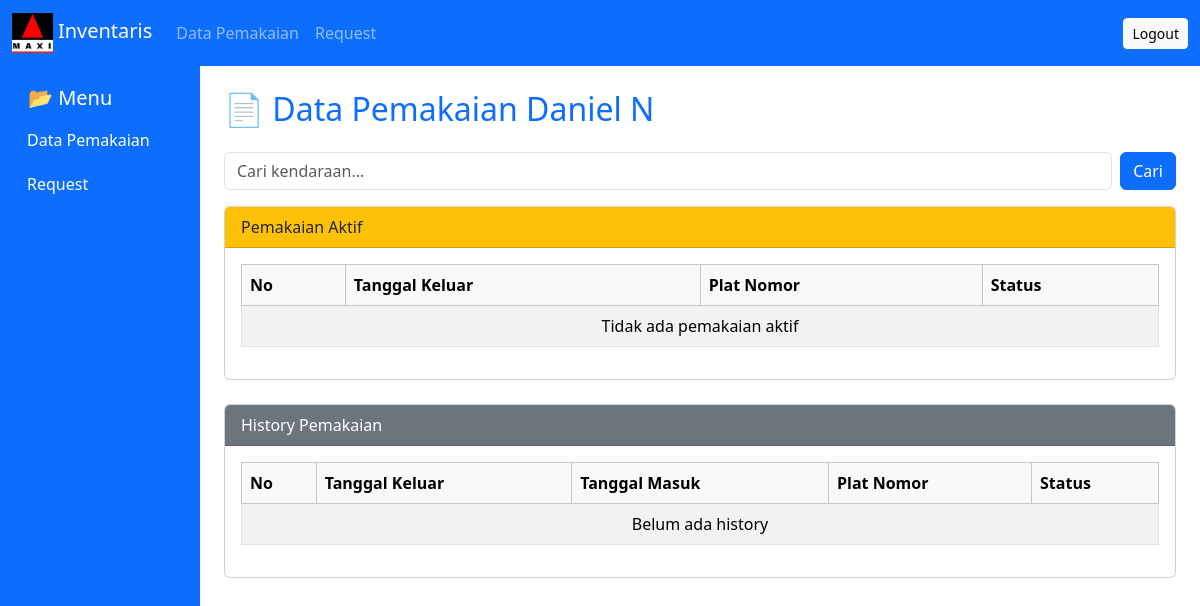
/views/user/view_data.php (signed in), run on an earlier commit of the app's database.
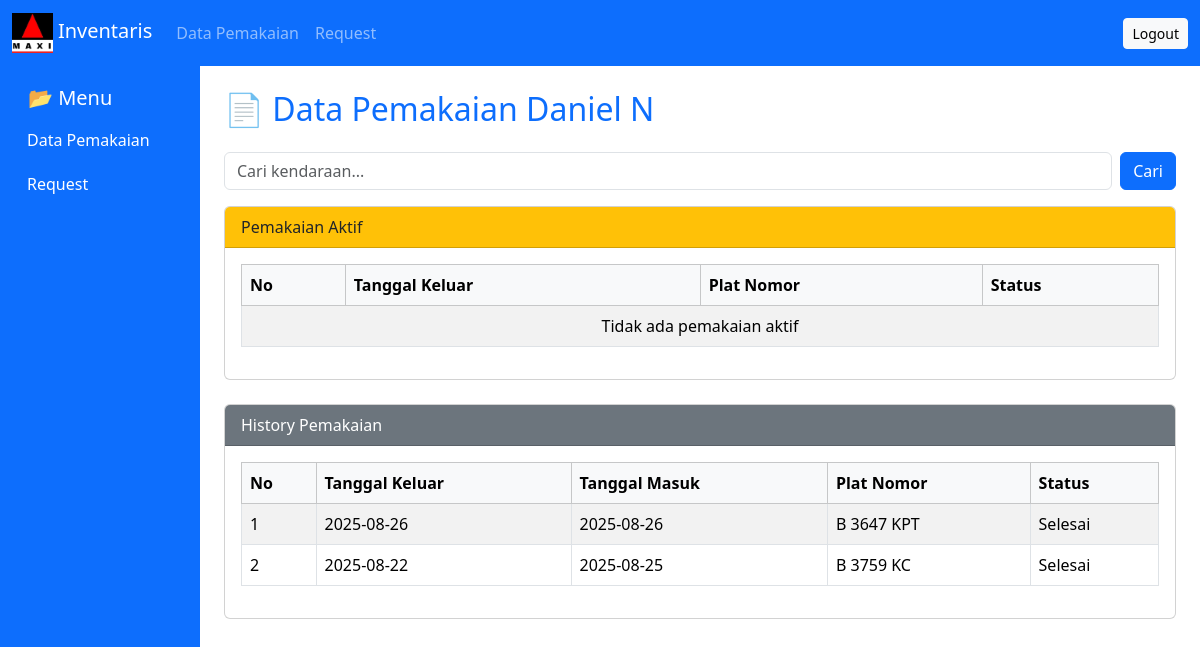
And on a later commit of the database.
### tables this page shows
CREATE TABLE `pemakaian` (
  `id` int(11) NOT NULL,
  `id_user` int(11) NOT NULL,
  `id_inventaris` int(11) NOT NULL,
  `tanggal_keluar` date NOT NULL,
  `tanggal_masuk` date NOT NULL,
  `id_status` int(11) NOT NULL,
  `created_at` date NOT NULL,
  `updated_at` date NOT NULL,
  `created_by` int(11) NOT NULL,
  `updated_by` int(11) NOT NULL
);

CREATE TABLE `kendaraan` (
  `id` int(11) NOT NULL,
  `plat_nomor` varchar(20) NOT NULL,
  `nomor_stnk` varchar(100) NOT NULL,
  `bahan_bakar` varchar(55) NOT NULL,
  `warna` varchar(55) NOT NULL,
  `jenis_kendaraan` varchar(100) NOT NULL,
  `merek` varchar(100) NOT NULL,
  `kilometer` int(11) NOT NULL,
  `gambar` varchar(255) NOT NULL,
  `id_lokasi` int(11) NOT NULL,
  `id_status` int(11) NOT NULL,
  `created_at` date NOT NULL,
  `updated_at` date NOT NULL,
  `created_by` int(11) NOT NULL,
  `updated_by` int(11) NOT NULL
);

CREATE TABLE `status` (
  `id` int(11) NOT NULL,
  `nama_status` varchar(255) NOT NULL,
  `created_at` date NOT NULL,
  `updated_at` date NOT NULL,
  `created_by` int(11) NOT NULL,
  `updated_by` int(11) NOT NULL
);

### functions/functions.php (called while the page is built, shortened)
<?php
$host = "localhost";
$username = "root";
$password = "";
$database = "inventaris";
$conn = mysqli_connect($host,$username,$password,$database);
function getUserPemakaianAktifCount($userId, $search = '') {
    global $conn;
    $conds = ["p.id_user = " . (int)$userId, "p.id_status = 2"];
    $where = 'WHERE ' . implode(' AND ', $conds);
    $sql = "SELECT COUNT(*) AS total
            FROM pemakaian p
            JOIN kendaraan k ON p.id_inventaris = k.id
            JOIN status s ON p.id_status = s.id
            $where";
    $res = mysqli_query($conn, $sql);
    $row = mysqli_fetch_assoc($res);
    return (int)$row['total'];
}
function getUserPemakaianHistory($userId, $search = '', $limit = 10, $offset = 0) {
    global $conn;
    $conds = ["p.id_user = " . (int)$userId, "p.id_status IN (5,7)"];
    $where = 'WHERE ' . implode(' AND ', $conds);
    $sql = "SELECT p.*, k.plat_nomor, s.nama_status
            FROM pemakaian p
            JOIN kendaraan k ON p.id_inventaris = k.id
            JOIN status s ON p.id_status = s.id
            $where
            ORDER BY p.id DESC
            LIMIT $limit OFFSET $offset";
    $res = mysqli_query($conn, $sql);
    $data = [];
    if ($res) {
        while ($row = mysqli_fetch_assoc($res)) {
            $data[] = $row;
        }
    }
    return $data;
}
?>

### views/user/view_data.php (the view, shortened to what the changed rows need)
<?php
require "../../functions/functions.php";
$userId   = (int)$_SESSION['id'];
$namaUser = $_SESSION['nama'] ?? $_SESSION['username'];
$search  = isset($_GET['search']) ? trim($_GET['search']) : '';
$pageNum = isset($_GET['page']) ? (int)$_GET['page'] : 1;
$limit  = 10;
$offset = ($pageNum - 1) * $limit;
$totalRowsAktif  = getUserPemakaianAktifCount($userId, $search);
$dataHistory       = getUserPemakaianHistory($userId, $search, $limit, $offset);
?>
<!DOCTYPE html>
<html lang="id">
<head>
    <link href="https://cdn.jsdelivr.net/npm/bootstrap@5.3.2/dist/css/bootstrap.min.css" rel="stylesheet">
    <link href="../../assets/css/dashboard.css" rel="stylesheet">
</head>
<body class="d-flex flex-column min-vh-100">
<?php include "sidebar.php"; ?>
<div class="col-md-10 p-4">
    <h2 class="mb-4 text-primary">📄 Data Pemakaian <?= htmlspecialchars($namaUser) ?></h2>
    <div class="card mb-4">
        <div class="card-body">
            <div class="table-responsive">
                <table class="table table-striped table-bordered align-middle">
                    <thead class="table-light">
                        <tr>
                            <th>No</th>
                            <th>Tanggal Keluar</th>
                            <th>Plat Nomor</th>
                            <th>Status</th>
                        </tr>
                    </thead>
                </table>
            </div>
        </div>
    </div>
    <div class="card">
        <div class="card-body">
            <div class="table-responsive">
                <table class="table table-striped table-bordered align-middle">
                    <thead class="table-light">
                        <tr>
                            <th>No</th>
                            <th>Tanggal Keluar</th>
                            <th>Tanggal Masuk</th>
                            <th>Plat Nomor</th>
                            <th>Status</th>
                        </tr>
                    </thead>
                    <tbody>
                        <?php if (!empty($dataHistory)): ?>
                            <?php $no = $offset + 1; foreach ($dataHistory as $row): ?>
                                <tr>
                                    <td><?= $no++ ?></td>
                                    <td><?= htmlspecialchars($row['tanggal_keluar']) ?></td>
                                    <td><?= htmlspecialchars($row['tanggal_masuk']) ?></td>
                                    <td><?= htmlspecialchars($row['plat_nomor']) ?></td>
                                    <td><?= htmlspecialchars($row['nama_status']) ?></td>
                                </tr>
                            <?php endforeach; ?>
                        <?php else: ?>
                            <tr><td colspan="5" class="text-center">Belum ada history</td></tr>
                        <?php endif; ?>
                    </tbody>
                </table>
            </div>
        </div>
    </div>
</div>
</body>
</html>

What changed in the data, as far as the page shows it:
added pemakaian: tanggal_keluar "2025-08-26", tanggal_masuk "2025-08-26", id_inventaris.plat_nomor "B 3647 KPT", id_status.nama_status "Selesai"
now on this page (row edited): pemakaian: tanggal_keluar "2025-08-22", tanggal_masuk "2025-08-25", id_inventaris.plat_nomor "B 3759 KC", id_status.nama_status "Selesai"
Also different on the page:
text no longer shown: "Belum ada history"
